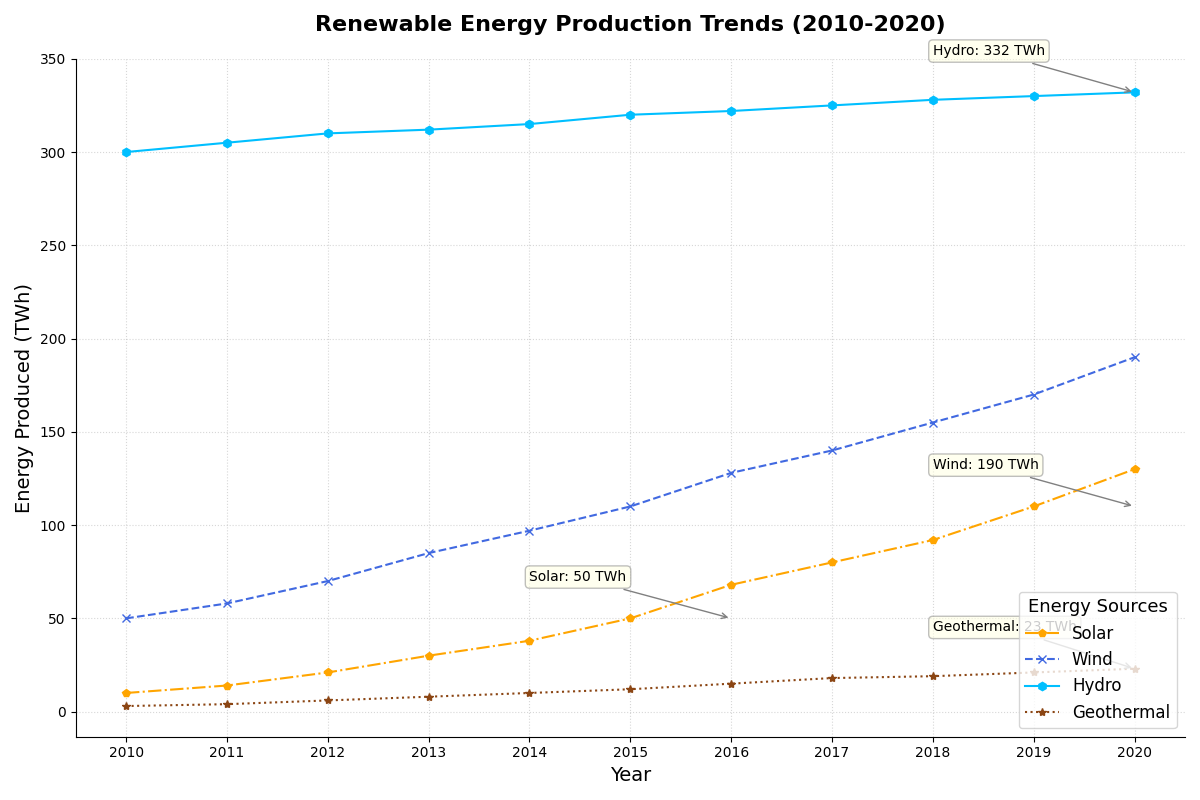

The script that drew this image:
import matplotlib.pyplot as plt
import numpy as np

# Define the years from 2010 to 2020
years = np.arange(2010, 2021)

# Fictional data for energy production in Terawatt-hours (TWh)
solar = [10, 14, 21, 30, 38, 50, 68, 80, 92, 110, 130]
wind = [50, 58, 70, 85, 97, 110, 128, 140, 155, 170, 190]
hydro = [300, 305, 310, 312, 315, 320, 322, 325, 328, 330, 332]
geothermal = [3, 4, 6, 8, 10, 12, 15, 18, 19, 21, 23]

# Create a Matplotlib figure and axis
fig, ax = plt.subplots(figsize=(12, 8))

# Plot line charts for each renewable energy source with altered styles
ax.plot(years, solar, label='Solar', color='orange', marker='p', linestyle='-.')
ax.plot(years, wind, label='Wind', color='royalblue', marker='x', linestyle='--')
ax.plot(years, hydro, label='Hydro', color='deepskyblue', marker='h', linestyle='-')
ax.plot(years, geothermal, label='Geothermal', color='saddlebrown', marker='*', linestyle=':')

# Adjust titles and labels
ax.set_title('Renewable Energy Production Trends (2010-2020)', fontsize=16, fontweight='bold', pad=20)
ax.set_xlabel('Year', fontsize=14)
ax.set_ylabel('Energy Produced (TWh)', fontsize=14)
ax.set_xticks(years)
ax.set_yticks(np.arange(0, 400, 50))

# Alter the legend style and location
ax.legend(title='Energy Sources', fontsize=12, title_fontsize=13, loc='lower right')

# Adding annotations for significant milestones
annotations = [
    (2016, 50, 'Solar: 50 TWh'),
    (2020, 110, 'Wind: 190 TWh'),
    (2020, 332, 'Hydro: 332 TWh'),
    (2020, 23, 'Geothermal: 23 TWh')
]
for (year, output, text) in annotations:
    ax.annotate(text, xy=(year, output), xytext=(year - 2, output + 20),
                arrowprops=dict(arrowstyle='->', connectionstyle='arc3', color='gray'),
                fontsize=10, bbox=dict(boxstyle="round,pad=0.3", edgecolor='gray', facecolor='lightyellow', alpha=0.5))

# Modify grid style
ax.grid(linestyle=':', alpha=0.5)

# Modify border visibility
ax.spines['top'].set_visible(False)
ax.spines['right'].set_visible(False)

# Automatically adjust the layout to prevent overlap
plt.tight_layout()

# Display the plot
plt.show()
